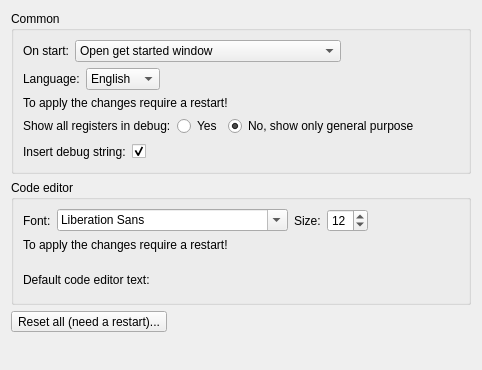
     <widget class="QWidget" name="commonTab">
      <attribute name="title">
       <string>Common</string>
      </attribute>
      <layout class="QVBoxLayout" name="verticalLayout_4">
       <item>
        <widget class="QGroupBox" name="commonSettingsBox">
         <property name="sizePolicy">
          <sizepolicy hsizetype="Preferred" vsizetype="Fixed">
           <horstretch>0</horstretch>
           <verstretch>0</verstretch>
          </sizepolicy>
         </property>
         <property name="locale">
          <locale language="English" country="UnitedStates"/>
         </property>
         <property name="title">
          <string>Common</string>
         </property>
         <layout class="QVBoxLayout" name="verticalLayout_3">
          <item>
           <layout class="QHBoxLayout" name="horizontalLayout_2">
            <item>
             <widget class="QLabel" name="startWindowLabel">
              <property name="sizePolicy">
               <sizepolicy hsizetype="Fixed" vsizetype="Fixed">
                <horstretch>0</horstretch>
                <verstretch>0</verstretch>
               </sizepolicy>
              </property>
              <property name="text">
               <string>On start:</string>
              </property>
             </widget>
            </item>
            <item>
             <widget class="QComboBox" name="startWindow">
              <property name="sizePolicy">
               <sizepolicy hsizetype="Minimum" vsizetype="Fixed">
                <horstretch>0</horstretch>
                <verstretch>0</verstretch>
               </sizepolicy>
              </property>
              <property name="minimumSize">
               <size>
                <width>266</width>
                <height>0</height>
               </size>
              </property>
              <item>
               <property name="text">
                <string>Open get started window</string>
               </property>
              </item>
              <item>
               <property name="text">
                <string>Restore previous session</string>
               </property>
              </item>
             </widget>
            </item>
            <item>
             <spacer name="horizontalSpacer_2">
              <property name="orientation">
               <enum>Qt::Horizontal</enum>
              </property>
              <property name="sizeHint" stdset="0">
               <size>
                <width>40</width>
                <height>20</height>
               </size>
              </property>
             </spacer>
            </item>
           </layout>
          </item>
          <item>
           <layout class="QHBoxLayout" name="horizontalLayout_4">
            <item>
             <widget class="QLabel" name="languageLabel">
              <property name="text">
               <string>Language:</string>
              </property>
             </widget>
            </item>
            <item>
             <widget class="QComboBox" name="language">
              <item>
               <property name="text">
                <string notr="true">English</string>
               </property>
              </item>
              <item>
               <property name="text">
                <string notr="true">Deutsch</string>
               </property>
              </item>
             </widget>
            </item>
            <item>
             <spacer name="horizontalSpacer_4">
              <property name="orientation">
               <enum>Qt::Horizontal</enum>
              </property>
              <property name="sizeHint" stdset="0">
               <size>
                <width>40</width>
                <height>20</height>
               </size>
              </property>
             </spacer>
            </item>
           </layout>
          </item>
          <item>
           <widget class="QLabel" name="label_4">
            <property name="text">
             <string>To apply the changes require a restart!</string>
            </property>
           </widget>
          </item>
          <item>
           <layout class="QHBoxLayout" name="horizontalLayout_8">
            <item>
             <widget class="QLabel" name="registersLabel_2">
              <property name="text">
               <string>Show all registers in debug:</string>
              </property>
             </widget>
            </item>
            <item>
             <widget class="QRadioButton" name="registersYesRadioButton">
              <property name="text">
               <string>Yes</string>
              </property>
              <property name="checked">
               <bool>false</bool>
              </property>
              <attribute name="buttonGroup">
               <string notr="true">buttonGroup_3</string>
              </attribute>
             </widget>
            </item>
            <item>
             <widget class="QRadioButton" name="registersNoRadioButton">
              <property name="text">
               <string>No, show only general purpose</string>
              </property>
              <property name="checked">
               <bool>true</bool>
              </property>
              <attribute name="buttonGroup">
               <string notr="true">buttonGroup_3</string>
              </attribute>
             </widget>
            </item>
            <item>
             <spacer name="horizontalSpacer_9">
              <property name="orientation">
               <enum>Qt::Horizontal</enum>
              </property>
              <property name="sizeHint" stdset="0">
               <size>
                <width>40</width>
                <height>20</height>
               </size>
              </property>
             </spacer>
            </item>
           </layout>
          </item>
          <item>
           <layout class="QHBoxLayout" name="horizontalLayout_7">
            <item>
             <widget class="QLabel" name="insertDebugStringLabel">
              <property name="text">
               <string>Insert debug string:</string>
              </property>
             </widget>
            </item>
            <item>
             <widget class="QCheckBox" name="insertDebugStringCheckBox">
              <property name="text">
               <string/>
              </property>
              <property name="checked">
               <bool>true</bool>
              </property>
             </widget>
            </item>
            <item>
             <spacer name="horizontalSpacer_10">
              <property name="orientation">
               <enum>Qt::Horizontal</enum>
              </property>
              <property name="sizeHint" stdset="0">
               <size>
                <width>40</width>
                <height>20</height>
               </size>
              </property>
             </spacer>
            </item>
           </layout>
          </item>
         </layout>
        </widget>
       </item>
       <item>
        <widget class="QGroupBox" name="codeSettingsBox">
         <property name="sizePolicy">
          <sizepolicy hsizetype="Preferred" vsizetype="Fixed">
           <horstretch>0</horstretch>
           <verstretch>0</verstretch>
          </sizepolicy>
         </property>
         <property name="locale">
          <locale language="English" country="UnitedStates"/>
         </property>
         <property name="title">
          <string>Code editor</string>
         </property>
         <layout class="QVBoxLayout" name="verticalLayout_2">
          <item>
           <layout class="QHBoxLayout" name="horizontalLayout_5">
            <item>
             <widget class="QLabel" name="fontLabel">
              <property name="text">
               <string>Font:</string>
              </property>
             </widget>
            </item>
            <item>
             <widget class="QFontComboBox" name="fontComboBox">
              <property name="writingSystem">
               <enum>QFontDatabase::Latin</enum>
              </property>
              <property name="fontFilters">
               <set>QFontComboBox::AllFonts</set>
              </property>
              <property name="currentFont">
               <font>
                <family>Liberation Sans</family>
                <pointsize>12</pointsize>
               </font>
              </property>
             </widget>
            </item>
            <item>
             <widget class="QLabel" name="fontSizeLabel">
              <property name="text">
               <string>Size:</string>
              </property>
             </widget>
            </item>
            <item>
             <widget class="QSpinBox" name="fontSizeSpinBox">
              <property name="minimum">
               <number>5</number>
              </property>
              <property name="maximum">
               <number>72</number>
              </property>
              <property name="value">
               <number>12</number>
              </property>
             </widget>
            </item>
            <item>
             <spacer name="horizontalSpacer_5">
              <property name="orientation">
               <enum>Qt::Horizontal</enum>
              </property>
              <property name="sizeHint" stdset="0">
               <size>
                <width>40</width>
                <height>20</height>
               </size>
              </property>
             </spacer>
            </item>
           </layout>
          </item>
          <item>
           <widget class="QLabel" name="label">
            <property name="locale">
             <locale language="English" country="UnitedStates"/>
            </property>
            <property name="text">
             <string>To apply the changes require a restart!</string>
            </property>
           </widget>
          </item>
          <item>
           <spacer name="verticalSpacer_2">
            <property name="orientation">
             <enum>Qt::Vertical</enum>
            </property>
            <property name="sizeType">
             <enum>QSizePolicy::Fixed</enum>
            </property>
            <property name="sizeHint" stdset="0">
             <size>
              <width>20</width>
              <height>15</height>
             </size>
            </property>
           </spacer>
          </item>
          <item>
           <widget class="QLabel" name="label_2">
            <property name="locale">
             <locale language="English" country="UnitedStates"/>
            </property>
            <property name="text">
             <string>Default code editor text:</string>
            </property>
           </widget>
          </item>
          <item>
           <widget class="QWidget" name="startTextWidget" native="true"/>
          </item>
         </layout>
        </widget>
       </item>
       <item>
        <layout class="QHBoxLayout" name="horizontalLayout">
         <item>
          <widget class="QToolButton" name="resetAllButton">
           <property name="locale">
            <locale language="English" country="UnitedStates"/>
           </property>
           <property name="text">
            <string>Reset all (need a restart)...</string>
           </property>
          </widget>
         </item>
         <item>
          <spacer name="horizontalSpacer_3">
           <property name="orientation">
            <enum>Qt::Horizontal</enum>
           </property>
           <property name="sizeHint" stdset="0">
            <size>
             <width>40</width>
             <height>20</height>
            </size>
           </property>
          </spacer>
         </item>
        </layout>
       </item>
       <item>
        <spacer name="verticalSpacer">
         <property name="orientation">
          <enum>Qt::Vertical</enum>
         </property>
         <property name="sizeHint" stdset="0">
          <size>
           <width>20</width>
           <height>27</height>
          </size>
         </property>
        </spacer>
       </item>
      </layout>
     </widget>
